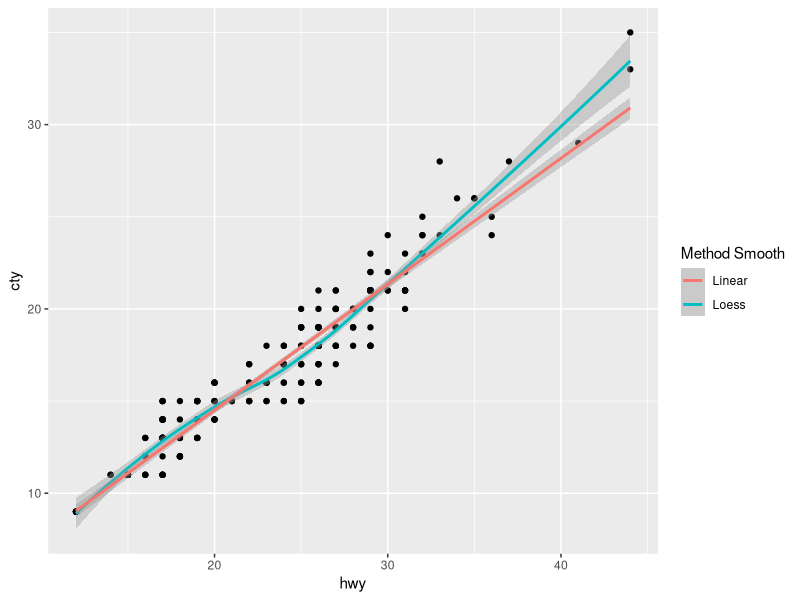

Recreate this plot in R.
## ---- chunk 1
knitr::opts_chunk$set(echo = TRUE)
## ---- chunk 2
library(tidyverse)
## ---- chunk 3
df <- mpg
df
## ---- chunk 4
ggplot(df, aes(x = hwy, y = cty)) +
  geom_point() +
  geom_smooth(aes(color = 'Loess')) +
  geom_smooth(method = "lm", aes(color = 'Linear')) +
  labs(colour = "Method Smooth")
